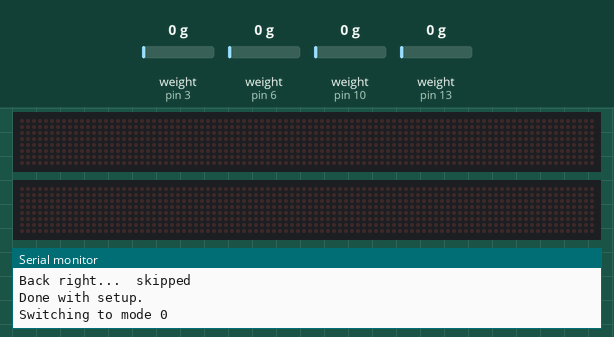
Simulated run of this sketch. Board: Arduino Uno, built with avr-gcc and run on an emulated ATmega328P. Parts: 2 × 96×8 LED matrix, the last lines printed to the serial monitor. Inputs (shaded band) come from the test bench; at power-on: weight on the scale (sensors on pin 3, pin 6, pin 10, pin 13) 0 g.

Above: at 2.5 s.
2.6 s: weight on the scale (sensor on pin 3) set to 1465 g
At 4.0 s:
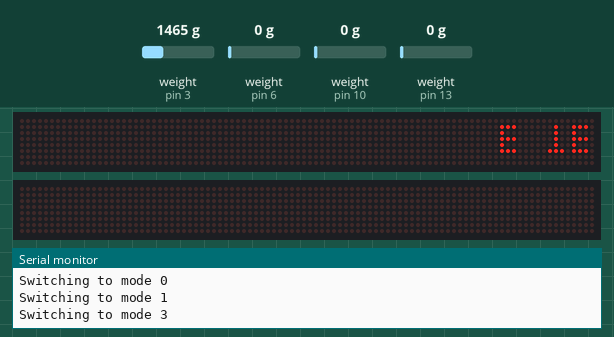
4.5 s: weight on the scale (sensor on pin 3) set to 1564 g
At 7.9 s:
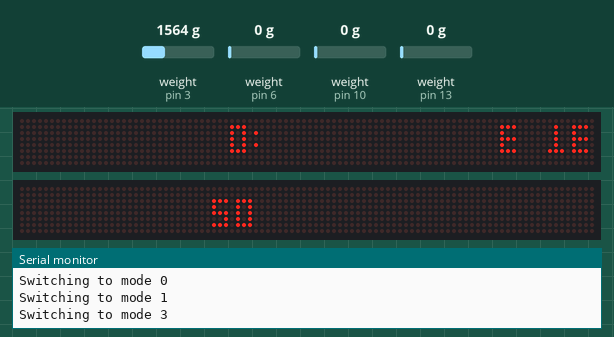
At 10.0 s:
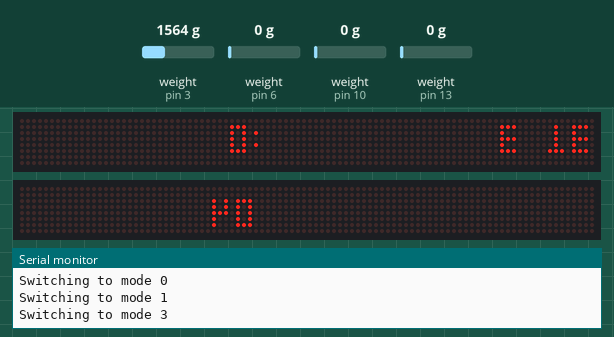
Timing chart, 0 to 11.5 s (numbered marks = the images above; inputs shaded):
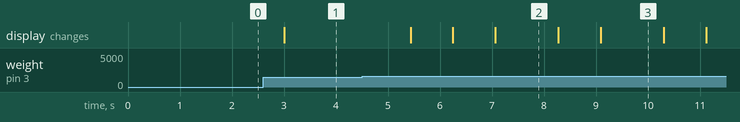

Measured:
- the behaviour switches between 1500 and 1501 g on weight on the scale (sensor on pin 3) (found by bisection; images 1 and 2)
- after the input at 2.6 s, the display: changes after 0.41 s (image 1)
- after the input at 4.5 s, the display: first changes after 0.94 s (image 2 shows a later state)

The sketch:

code.ino
```cpp
// TODO: Refactor to use snake case

#include <MD_MAX72xx.h>
#include <HX711.h>
#include <SPI.h>

// Displays: MD_MAX72XX
#define DISPLAY_LEFT_CLK_PIN   A2
#define DISPLAY_LEFT_DATA_PIN  A0
#define DISPLAY_LEFT_CS_PIN    A1
#define DISPLAY_RIGHT_CLK_PIN  A5
#define DISPLAY_RIGHT_DATA_PIN A3
#define DISPLAY_RIGHT_CS_PIN   A4

// Load cells: HX711
#define LC_FRONT_LEFT_DATA_PIN  13
#define LC_FRONT_LEFT_SCK_PIN   12
#define LC_FRONT_RIGHT_DATA_PIN 3
#define LC_FRONT_RIGHT_SCK_PIN  4
#define LC_BACK_LEFT_DATA_PIN   10
#define LC_BACK_LEFT_SCK_PIN    9
#define LC_BACK_RIGHT_DATA_PIN  6
#define LC_BACK_RIGHT_SCK_PIN   7

void setup_pins() {
  // Because of pin shortage, we use some analog pins as digital pins.
  // https://forum.arduino.cc/t/arduino-uno-using-analog-input-as-digital-in-out/143837
  pinMode(A0, INPUT_PULLUP);
  pinMode(A1, INPUT_PULLUP);
  pinMode(A2, INPUT_PULLUP);
  pinMode(A3, INPUT_PULLUP);
  pinMode(A4, INPUT_PULLUP);
  pinMode(A5, INPUT_PULLUP);
}

// Serial
void setup_serial() {
  Serial.begin(9600);
  Serial.println();
  Serial.println(__FILE__);
}

// Displays
MD_MAX72XX display_left  = MD_MAX72XX(MD_MAX72XX::PAROLA_HW,
  DISPLAY_LEFT_DATA_PIN, DISPLAY_LEFT_CLK_PIN, DISPLAY_LEFT_CS_PIN, 12);
MD_MAX72XX display_right = MD_MAX72XX(MD_MAX72XX::PAROLA_HW,
  DISPLAY_RIGHT_DATA_PIN, DISPLAY_RIGHT_CLK_PIN, DISPLAY_RIGHT_CS_PIN, 12);

void setup_displays() {
  Serial.println("Setting up displays.");

  display_left.begin();
  display_left.control(MD_MAX72XX::INTENSITY, MAX_INTENSITY / 4);
  display_left.control(MD_MAX72XX::UPDATE, MD_MAX72XX::ON);
  display_left.clear();

  display_right.begin();
  display_right.control(MD_MAX72XX::INTENSITY, MAX_INTENSITY / 4);
  display_right.control(MD_MAX72XX::UPDATE, MD_MAX72XX::ON);
  display_right.clear();
}

// Load cells
HX711 lc_front_left;
HX711 lc_front_right;
HX711 lc_back_left;
HX711 lc_back_right;

void setup_load_cells() {
  Serial.println("Setting up load cells.");

  lc_front_left.begin(LC_FRONT_LEFT_DATA_PIN, LC_FRONT_LEFT_SCK_PIN);
  lc_front_left.set_offset(-19500);
  lc_front_left.set_scale(200.8);

  lc_front_right.begin(LC_FRONT_RIGHT_DATA_PIN, LC_FRONT_RIGHT_SCK_PIN);
  lc_front_right.set_offset(90200);
  lc_front_right.set_scale(200.8);

  lc_back_left.begin(LC_BACK_LEFT_DATA_PIN, LC_BACK_LEFT_SCK_PIN);
  lc_back_left.set_offset(-162800);
  lc_back_left.set_scale(187.4);

  lc_back_right.begin(LC_BACK_RIGHT_DATA_PIN, LC_BACK_RIGHT_SCK_PIN);
  lc_back_right.set_offset(-245700);
  lc_back_right.set_scale(200.8);
}

// Rendering
#define DISPLAY_WIDTH 128
#define DISPLAY_HEIGHT 8
uint8_t pixels[DISPLAY_WIDTH]; // Each entry is 8 bits for an entire column

void show_pixels() {
  display_left.control(MD_MAX72XX::UPDATE, MD_MAX72XX::OFF);
  display_right.control(MD_MAX72XX::UPDATE, MD_MAX72XX::OFF);

  for (int x = 0; x < DISPLAY_WIDTH; x++) {
    if (x < DISPLAY_WIDTH / 2) {
      // Print on left display. It consists of 8x8 blocks and the columns are
      // are addressed in a weird way:
      // 7 6 5 4 3 2 1 0 15 14 13 12 11 10 9 8 ...
      int mapped_x = x / 8 * 8 + 7 - (x % 8);
      //             ^^^^^^^^^   ^^^^^^^^^^^
      //             in which    offset in
      //             block?      block
      display_left.setColumn(mapped_x, pixels[x]);
    } else {
      // Print on right display. This is flipped upside down so that the
      // connector is on the right, so the column bits need to be flipped.
      // It uses the same weird block-based addressing.
      int x_in_right = DISPLAY_WIDTH / 2 - (x % (DISPLAY_WIDTH / 2)) - 1;
      int mapped_x = x_in_right / 8 * 8 + 7 - (x_in_right % 8);
      //             ^^^^^^^^^^   ^^^^^^^^^^^^^^^^^^^^^^^^^^^^
      //             in which     offset in block
      //             block?
      int flipped = 0;
      for (int j = 0; j < 8; j++) flipped |= (pixels[x] >> j & 1) << (7 - j);
      display_right.setColumn(mapped_x, flipped);
    }
  }

  display_left.control(MD_MAX72XX::UPDATE, MD_MAX72XX::ON);
  display_right.control(MD_MAX72XX::UPDATE, MD_MAX72XX::ON);
}
void clear_pixels() {
  for (int i = 0; i < DISPLAY_WIDTH; i++) pixels[i] = 0b00000000;
}
void render_pixel(int x, int y, bool pixel) {
  if (x < 0 || x >= DISPLAY_WIDTH) return;
  if (y < 0 || y >= 8) return;
  if (pixel)
    *(pixels + x) |= 1 << (7 - y); // something like 0b00010000
  else
    *(pixels + x) &= (1 << (7 - y)) ^ 0xFF; // something like 0b11101111
}
void shift_pixels() {
  double t = 1.2 * double(millis() % 2000) / 1000.;
  for (int x = 0; x < DISPLAY_WIDTH; x++) {
    double a = 0.2 * (double(x - DISPLAY_WIDTH / 2) - 50. * t);
    double shiftA = 4. * pow(2., -5. * t) * pow(2., -a*a);

    double b = 0.2 * (double(DISPLAY_WIDTH / 2 - x) - 50. * t);
    double shiftB = 4. * pow(2., -5. * t) * pow(2., -b*b);

    pixels[x] = pixels[x] >> int(max(shiftA, shiftB));
  }
}

float clamp(float v, float low, float high) { return min(high, max(low, v)); }

// Weight measuring.
struct Weight {
  float front_left;
  float front_right;
  float back_left;
  float back_right;

  float total() { return front_left + front_right + back_left + back_right; }
  Weight diff_to(Weight goal) {
    Weight res;
    res.front_left = goal.front_left - front_left;
    res.front_right = goal.front_right - front_right;
    res.back_left = goal.back_left - back_left;
    res.back_right = goal.back_right - back_right;
    return res;
  }
  // 0 = left, 1 = right
  float center_of_mass_x() { return clamp((front_right + back_right) / total(), 0, 1); }
  // 0 = front, 1 = back
  float center_of_mass_y() { return clamp((back_left + back_right) / total(), 0, 1); }
};
typedef struct Weight Weight;

// Sinus curve from 0 to 1 (useful for animation).
#define PI 3.14159265358979323846
float ease_out(float t) {
  if (t <= 0.0) return 0.0;
  if (t >= 1.0) return 1.0;
  return sin(t * PI / 2);
}
float ease_in_out(float t) {
  if (t <= 0.0) return 0.0;
  if (t >= 1.0) return 1.0;
  return (1.0 - cos(t * PI)) / 2.0;
}

// Main program.

unsigned long now;
Weight current;
Weight wood_plate;

enum Mode {
  mode_standby,
  mode_measure,
  mode_backpack,
  mode_tea,
  mode_cooking,
  mode_calibrate
};

void setup() {
  setup_pins();
  setup_serial();
  setup_displays();
  setup_load_cells();

  Serial.print("Front left...  ");
  lc_front_left.wait_ready(1);
  Serial.println("done");

  Serial.print("Front right... ");
  lc_front_right.wait_ready(1);
  Serial.println("done");

  Serial.print("Back left...   ");
  lc_back_left.wait_ready(1);
  Serial.println("done");

  Serial.print("Back right...  ");
  // lc_back_right.wait_ready(1); // TODO
  Serial.println("skipped");

  update_current();
  delay(500);
  update_current();
  wood_plate = current;
  Serial.println("Done with setup.");

  init_state();
}
void update_current() {
  if (lc_front_left.is_ready())  current.front_left  = lc_front_left.get_units(1);
  if (lc_front_right.is_ready()) current.front_right = lc_front_right.get_units(1);
  if (lc_back_left.is_ready())   current.back_left   = lc_back_left.get_units(1);
  if (lc_back_right.is_ready())  current.back_right  = lc_back_right.get_units(1);
}

// Detects taps on the right side. A tap is a rapid adding and removing of
// weight.
struct Button {
  Weight previous; // TODO: allow increase over multiple ticks
  unsigned long tap_down = 0; // 0 = not occurred, otherwise timestamp
  Weight tapped_down;
  bool tapped = false;

  Button() {
    previous = current;
  }

  void tick() {
    Weight prev = previous;
    previous = current;

    if (tapped) return;

    if (tap_down > 0) {
      if (now - tap_down > 1000) {
        // not released for a second, abort tap
        Serial.println("tap not released for a second, abort");
        tap_down = 0;
        return;
      }
      if (current.front_right < tapped_down.front_right - 10) {
        // tap up occurred
        tapped = true;
        return;
      }
      // tapped down, but not up yet
      Serial.println("tap is still holding");
      return;
    }

    if (current.front_right > prev.front_right + 10
      && abs(current.total() - prev.total()) < 15
    ) {
      Serial.println("tap started");
      tap_down = now;
      tapped_down = current;
    }
  }
};

// Standby mode.
struct Standby {
  // DoubleTapDetector calibrate_gesture;

  void tick() {
    if (abs(wood_plate.diff_to(current).total()) > 15) return switch_to(mode_measure);

    clear_pixels();
    show_pixels();
  }
};

// Measure mode.
struct Measure {
  Button tare_button;

  void tick() {
    float weight_on_wood_plate = wood_plate.diff_to(current).total();
    if (abs(weight_on_wood_plate) < 10) return switch_to(mode_standby);
    if (abs(weight_on_wood_plate) > 1220) return switch_to(mode_tea); // TODO: only when in measure mode for short amount of time

    tare_button.tick();

    clear_pixels();
    render_smol_text(0, 2, String(round(weight_on_wood_plate)));
    render_smol_text(113, 2, "TARE");
    if (tare_button.tapped) render_smol_text(80, 2, "Hi");
    show_pixels();
  }
};

// Tea mode.
struct Tea {
  unsigned long brew_start = 0; // 0 = hasn't started, otherwise timestamp

  void tick() {
    Weight weight_on_wood_plate = wood_plate.diff_to(current);

    if (weight_on_wood_plate.total() < 20) return switch_to(mode_measure);

    float brew_where = weight_on_wood_plate.center_of_mass_x();
    if (brew_start == 0 && weight_on_wood_plate.total() > 1500) {
      brew_start = now;
    }

    clear_pixels();
    render_smol_text(0, 2, "TEE");

    if (brew_start > 0) {
      unsigned long diff_in_seconds = (now - brew_start) / 1000;
      unsigned long display_minutes = diff_in_seconds / 60;
      unsigned long display_seconds = diff_in_seconds % 60;
      render_smol_text(
        59, // clamp(DISPLAY_WIDTH * brew_where, 0, DISPLAY_WIDTH - 1),
        round((1.0 - ease_out(float(now - brew_start) / 400.0)) * (-7.0) + 2.0),
        String(display_minutes) + ":" + (display_seconds < 10 ? "0" : "") + String(display_seconds)
      );
    }

    show_pixels();
  }
};

union State {
  Standby standby;
  Measure measure;
  Tea tea;
};
Mode mode = mode_standby;
State state = {};

void init_state() { switch_to(mode_standby); }
void switch_to(int m) {
  Serial.println("Switching to mode " + String(m));
  mode = m;
  if (mode == mode_standby) state.standby = Standby();
  if (mode == mode_measure) state.measure = Measure();
  if (mode == mode_tea)     state.tea = Tea();
}

void loop() {
  now = millis();
  // Serial.println("Tick " + String(now));

  update_current();

  if (mode == mode_standby) state.standby.tick();
  if (mode == mode_measure) state.measure.tick();
  if (mode == mode_tea)     state.tea.tick();
  return;
}

struct DoubleTapDetector {
  unsigned long first_tap_down = 0; // 0 = not occurred, otherwise timestamp
  unsigned long first_tap_up   = 0; // 0 = not occurred, otherwise timestamp
  unsigned long second_tap     = 0; // 0 = not occurred, otherwise timestamp
};
void tick_double_tap_detector(struct DoubleTapDetector* state) {}
```

Source omitted: rendering.ino (13704 bytes)
